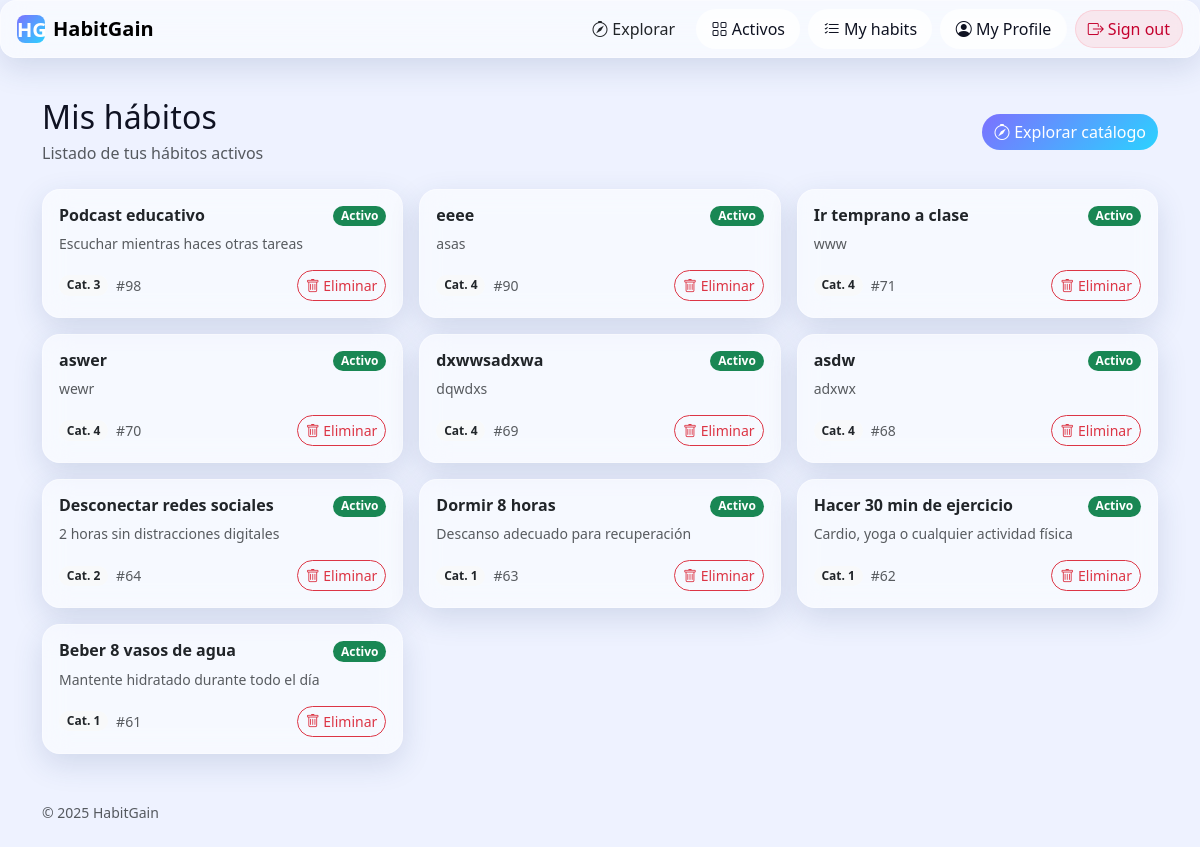
The app's page /explore/my-habits (signed in) with its own data.
### tables this page shows
CREATE TABLE habits (
                id INTEGER PRIMARY KEY AUTOINCREMENT,
                name TEXT NOT NULL,
                frequency TEXT NOT NULL,
                short_desc TEXT NOT NULL,
                long_desc  TEXT NOT NULL,
                why_works  TEXT NOT NULL,
                category_id INTEGER NOT NULL,
                icon TEXT NOT NULL,
                created_at TIMESTAMP DEFAULT CURRENT_TIMESTAMP, owner_email TEXT, active INTEGER NOT NULL DEFAULT 1, habit_base_id INTEGER, frequency_detail TEXT,
                FOREIGN KEY (category_id) REFERENCES categories(id)
            );

### habitgain/explore/__init__.py (the view)
@explore_bp.route("/my-habits")
def my_habits():
    if not _require_login():
        return redirect(url_for("auth.login"))
    email = session["user"]["email"]
    habits = Habit.list_by_owner(email)
    try:
        return render_template("my_habits.html", habits=habits)
    except TemplateNotFound:
        categories = Category.all()
        return render_template("home.html", categories=categories, habits=habits, suggested_habits=[])

### habitgain/explore/__init__.py (called while the page is built)
def _require_login():
    return "user" in session

### habitgain/models.py (called while the page is built)
    def _ensure_wal_mode(self):
        if not Database._wal_enabled:
            try:
                conn = sqlite3.connect(self.db_name, timeout=30.0)
                conn.execute("PRAGMA journal_mode=WAL")
                conn.execute("PRAGMA synchronous=NORMAL")
                conn.close()
                Database._wal_enabled = True
            except Exception:
                pass  # Si falla, continuamos sin WAL

    def get_connection(self) -> sqlite3.Connection:
        conn = sqlite3.connect(self.db_name, timeout=30.0,
                               check_same_thread=False)
        conn.row_factory = sqlite3.Row
        conn.execute("PRAGMA busy_timeout=30000")
        conn.execute("PRAGMA cache_size=10000")
        return conn

    @staticmethod
    def get_by_email(email: str) -> Optional[Dict[str, Any]]:
        db = Database()
        conn = db.get_connection()
        try:
            cur = conn.cursor()
            cur.execute(
                "SELECT id, email, name, password_hash, password_salt, role FROM users WHERE email=?", (email,))
            row = cur.fetchone()
            return dict(row) if row else None
        finally:
            conn.close()

    @staticmethod
    def list_by_owner(email: str) -> List[Dict[str, Any]]:
        db = Database()
        conn = db.get_connection()
        try:
            cur = conn.cursor()
            cur.execute(
                """
                SELECT id, owner_email, name, active, short_desc, category_id, frequency, habit_base_id
                FROM habits
                WHERE owner_email=?
                ORDER BY id DESC
                """,
                (email,),
            )
            rows = cur.fetchall()
            return [dict(r) for r in rows]
        finally:
            conn.close()

### habitgain/explore/templates/my_habits.html (shortened to what this page needs)
{% extends "base.html" %}
{% block content %}
<div class="d-flex justify-content-between align-items-center mb-4">
    <div>
        <h2 class="mb-1">Mis hábitos</h2>
        <p class="text-muted mb-0">Listado de tus hábitos activos</p>
    </div>
    <a class="btn btn-primary rounded-pill" href="{{ url_for('explore.home') }}">
        <i class="bi bi-compass"></i> Explorar catálogo
    </a>
</div>
{% if habits and habits|length > 0 %}
<div class="row g-3">
    {% for h in habits %}
    <div class="col-12 col-md-6 col-lg-4">
        <div class="card glass h-100 shadow-hover">
            <div class="card-body d-flex flex-column">
                <div class="d-flex justify-content-between align-items-start">
                    <h6 class="card-title mb-2 fw-semibold">
                        {{ h.name }}
                    </h6>
                    <span class="badge rounded-pill {{ 'bg-success' if h.active else 'bg-secondary' }}">
                        {{ 'Activo' if h.active else 'Inactivo' }}
                    </span>
                </div>
                {% if h.short_desc %}
                <p class="text-muted small mb-3">{{ h.short_desc }}</p>
                {% else %}
                <p class="text-muted small mb-3">Sin descripción</p>
                {% endif %}
                <div class="mt-auto d-flex justify-content-between align-items-center">
                    <div class="d-flex align-items-center gap-2">
                        {% if h.category_id %}
                        <span class="badge bg-light text-dark rounded-pill small">Cat. {{ h.category_id }}</span>
                        {% endif %}
                        <span class="text-muted small">#{{ h.id }}</span>
                    </div>
                    <form method="post" action="{{ url_for('explore.remove_habit', habit_id=h.id) }}">
                        <button class="btn btn-outline-danger btn-sm rounded-pill" title="Eliminar hábito"
                            onclick="return confirm('¿Eliminar este hábito?');">
                            <i class="bi bi-trash"></i> Eliminar
                        </button>
                    </form>
                </div>
            </div>
        </div>
    </div>
    {% endfor %}
</div>
{% endif %}
{% endblock %}

### habitgain/static/css/styles.css (style rules this page uses)
:root { --bg: #eef2ff; --ink: #0f1222; --muted: #5b5e72; --primary: #6b5bff; --accent: #2bd2ff; --gradient-1: 217, 70, 239; --gradient-2: 79, 70, 229; --gradient-3: 45, 212, 191; --glass-bg: rgba(255, 255, 255, 0.55); --glass-brd: rgba(255, 255, 255, 0.35); --shadow: 0 10px 30px rgba(40, 70, 120, 0.15); }
html, body { background: var(--bg); color: var(--ink); min-height: 100%; }
.glass { backdrop-filter: blur(14px) saturate(140%); -webkit-backdrop-filter: blur(14px) saturate(140%); background: var(--glass-bg); border: 1px solid var(--glass-brd); border-radius: 16px; box-shadow: var(--shadow); }
.card.glass { border-radius: 18px; }
.btn-primary { background: linear-gradient(135deg, #7c71ff, #2bd2ff); border: none; }
h1, h2, h3 { letter-spacing: .2px }
.shadow-hover { transition: transform .15s ease, box-shadow .15s ease; }

### records on screen
habits: name "Podcast educativo", active "Activo", short_desc "Escuchar mientras haces otras tareas", category_id "3", id "98"
habits: name "eeee", active "Activo", short_desc "asas", category_id "4", id "90"
habits: name "Ir temprano a clase", active "Activo", short_desc "www", category_id "4", id "71"
habits: name "aswer", active "Activo", short_desc "wewr", category_id "4", id "70"
habits: name "dxwwsadxwa", active "Activo", short_desc "dqwdxs", category_id "4", id "69"
habits: name "asdw", active "Activo", short_desc "adxwx", category_id "4", id "68"
habits: name "Desconectar redes sociales", active "Activo", short_desc "2 horas sin distracciones digitales", category_id "2", id "64"
habits: name "Dormir 8 horas", active "Activo", short_desc "Descanso adecuado para recuperación", category_id "1", id "63"
habits: name "Hacer 30 min de ejercicio", active "Activo", short_desc "Cardio, yoga o cualquier actividad física", category_id "1", id "62"
habits: name "Beber 8 vasos de agua", active "Activo", short_desc "Mantente hidratado durante todo el día", category_id "1", id "61"

### other values on screen
{{ 2025 }} "2025"
